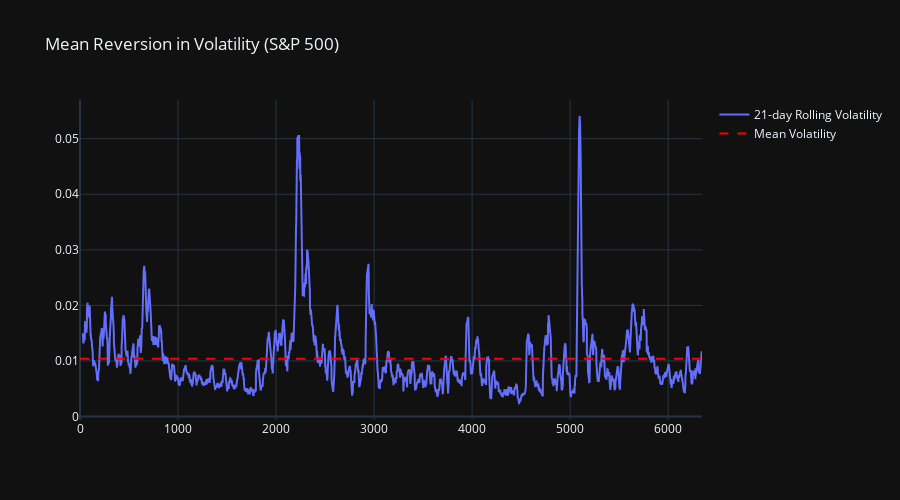

Source (notebook cell):
### Markdown cell above
### Powrót do średniej (Mean reversion)

### Code cell
import plotly.graph_objects as go

vol = data_log.rolling(window=30).std()
mean_vol = vol.mean().values[0]

fig = go.Figure()
fig.add_trace(go.Scatter(y=vol.values.flatten(), name='21-day Rolling Volatility'))
fig.add_trace(go.Scatter(y=[mean_vol]*len(vol), name='Mean Volatility', line=dict(dash='dash', color='red')))
fig.update_layout(title='Mean Reversion in Volatility (S&P 500)', height=500, template = 'plotly_dark')
fig.show()

### Figure 1 — Plotly figure (JSON) as saved in the notebook; plotly's stock layout.template omitted (floating-point values rounded to 4 significant figures; data arrays with more than 128 entries replaced by an {"elided": "..."} marker saying what was removed)
{"data": [{"name": "21-day Rolling Volatility", "type": "scatter", "y": {"elided": "6346 float values"}}, {"line": {"color": "red", "dash": "dash"}, "name": "Mean Volatility", "type": "scatter", "y": {"elided": "6346 float values"}}], "layout": {"height": 500, "title": {"text": "Mean Reversion in Volatility (S&P 500)"}}}
